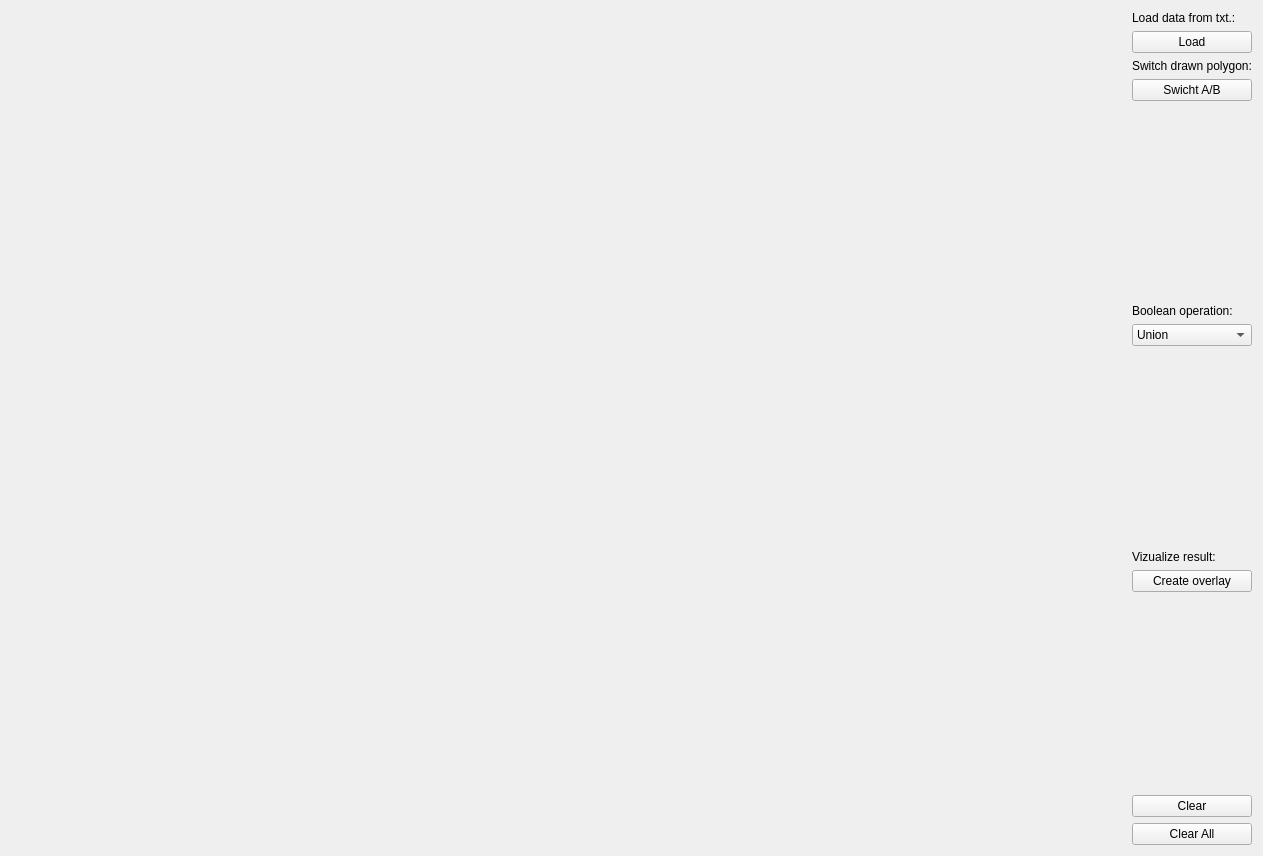
<?xml version="1.0" encoding="UTF-8"?>
<ui version="4.0">
 <class>Widget</class>
 <widget class="QWidget" name="Widget">
  <property name="geometry">
   <rect>
    <x>0</x>
    <y>0</y>
    <width>1263</width>
    <height>856</height>
   </rect>
  </property>
  <property name="windowTitle">
   <string>Boolean Operations on Polygons</string>
  </property>
  <layout class="QHBoxLayout" name="horizontalLayout">
   <item>
    <widget class="draw" name="Canvas" native="true">
     <property name="sizePolicy">
      <sizepolicy hsizetype="Preferred" vsizetype="Preferred">
       <horstretch>1</horstretch>
       <verstretch>1</verstretch>
      </sizepolicy>
     </property>
    </widget>
   </item>
   <item>
    <layout class="QVBoxLayout" name="verticalLayout">
     <item>
      <widget class="QLabel" name="label_3">
       <property name="text">
        <string>Load data from txt.:</string>
       </property>
      </widget>
     </item>
     <item>
      <widget class="QPushButton" name="pushButtonLoadFile">
       <property name="text">
        <string>Load</string>
       </property>
      </widget>
     </item>
     <item>
      <widget class="QLabel" name="label_2">
       <property name="text">
        <string>Switch drawn polygon:</string>
       </property>
      </widget>
     </item>
     <item>
      <widget class="QPushButton" name="pushButton">
       <property name="text">
        <string>Swicht A/B</string>
       </property>
      </widget>
     </item>
     <item>
      <spacer name="verticalSpacer_3">
       <property name="orientation">
        <enum>Qt::Vertical</enum>
       </property>
       <property name="sizeHint" stdset="0">
        <size>
         <width>20</width>
         <height>40</height>
        </size>
       </property>
      </spacer>
     </item>
     <item>
      <widget class="QLabel" name="label">
       <property name="text">
        <string>Boolean operation:</string>
       </property>
      </widget>
     </item>
     <item>
      <widget class="QComboBox" name="comboBox">
       <item>
        <property name="text">
         <string>Union</string>
        </property>
       </item>
       <item>
        <property name="text">
         <string>Intersection</string>
        </property>
       </item>
       <item>
        <property name="text">
         <string>Difference A-B</string>
        </property>
       </item>
       <item>
        <property name="text">
         <string>Difference B-A</string>
        </property>
       </item>
      </widget>
     </item>
     <item>
      <spacer name="verticalSpacer_2">
       <property name="orientation">
        <enum>Qt::Vertical</enum>
       </property>
       <property name="sizeHint" stdset="0">
        <size>
         <width>20</width>
         <height>40</height>
        </size>
       </property>
      </spacer>
     </item>
     <item>
      <widget class="QLabel" name="label_5">
       <property name="text">
        <string>Vizualize result:</string>
       </property>
      </widget>
     </item>
     <item>
      <widget class="QPushButton" name="pushButton_2">
       <property name="text">
        <string>Create overlay</string>
       </property>
      </widget>
     </item>
     <item>
      <spacer name="verticalSpacer">
       <property name="orientation">
        <enum>Qt::Vertical</enum>
       </property>
       <property name="sizeHint" stdset="0">
        <size>
         <width>20</width>
         <height>40</height>
        </size>
       </property>
      </spacer>
     </item>
     <item>
      <widget class="QPushButton" name="pushButton_3">
       <property name="text">
        <string>Clear</string>
       </property>
      </widget>
     </item>
     <item>
      <widget class="QPushButton" name="pushButton_4">
       <property name="text">
        <string>Clear All</string>
       </property>
      </widget>
     </item>
    </layout>
   </item>
  </layout>
 </widget>
 <customwidgets>
  <customwidget>
   <class>draw</class>
   <extends>QWidget</extends>
   <header>draw.h</header>
   <container>1</container>
  </customwidget>
 </customwidgets>
 <resources/>
 <connections/>
</ui>
